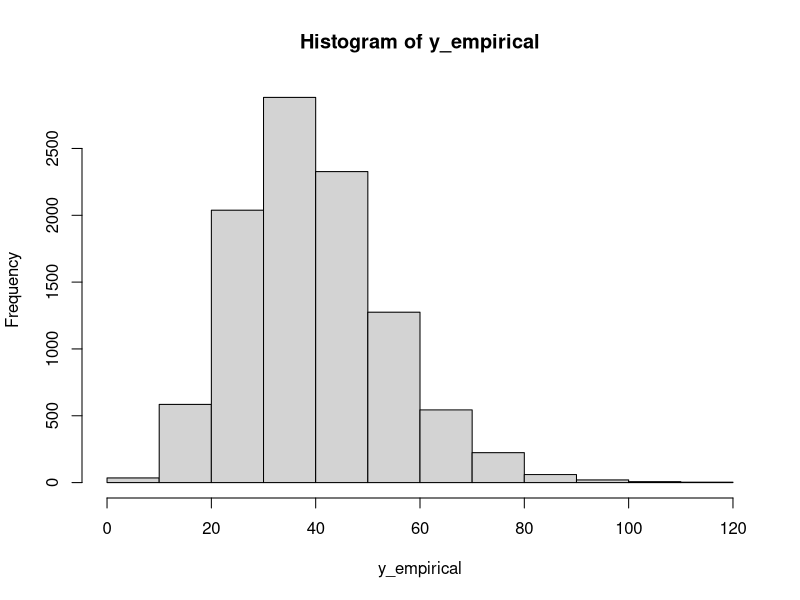
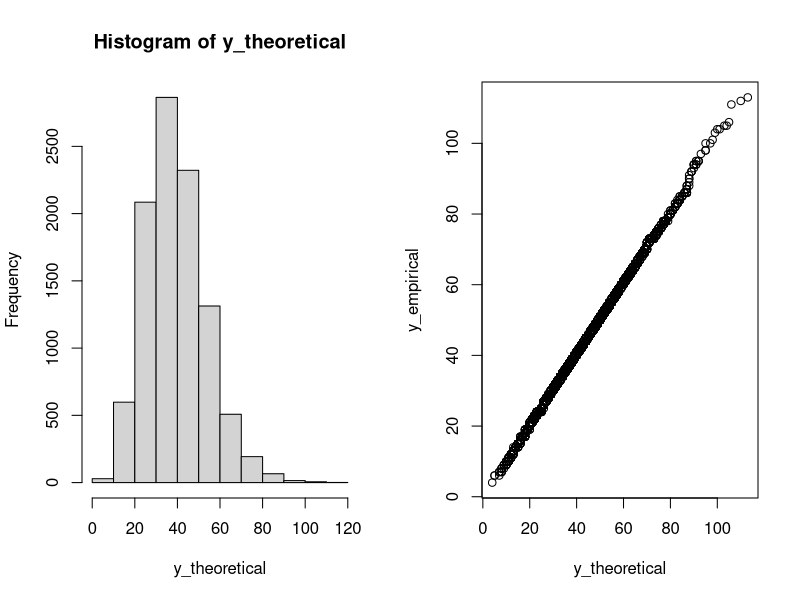
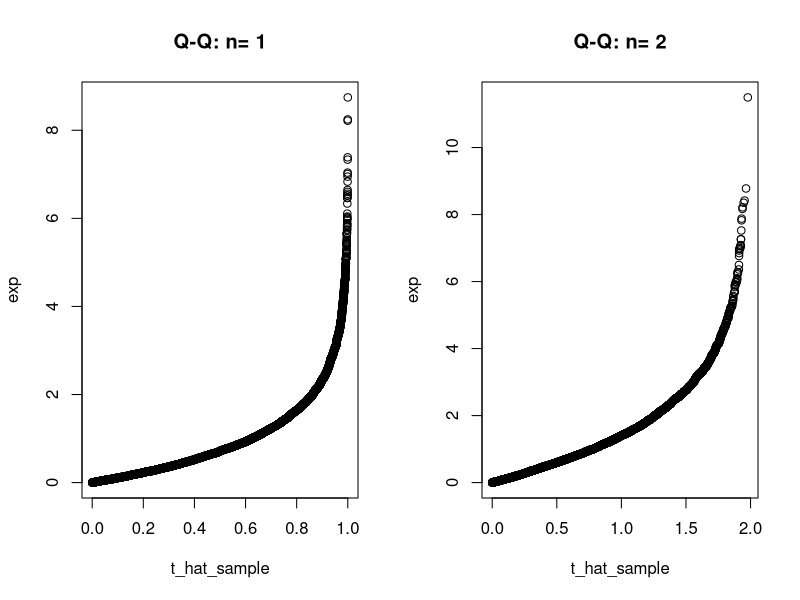
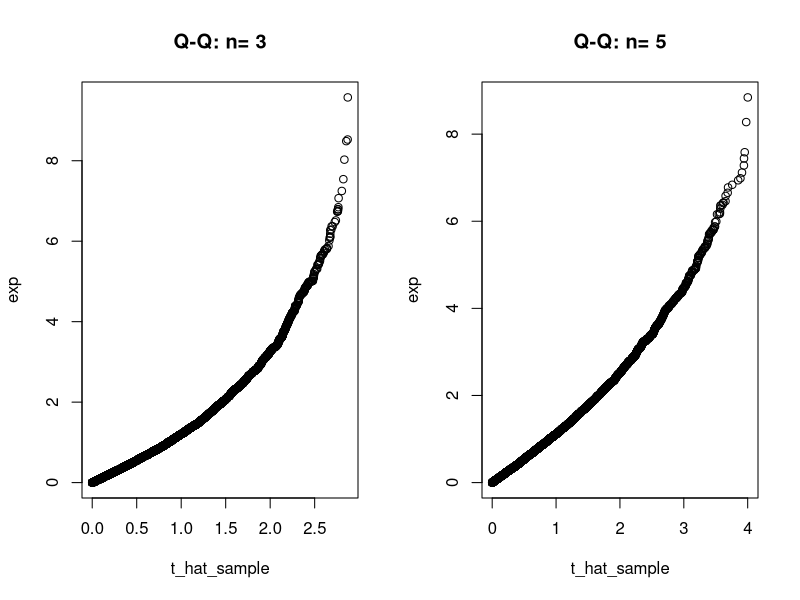
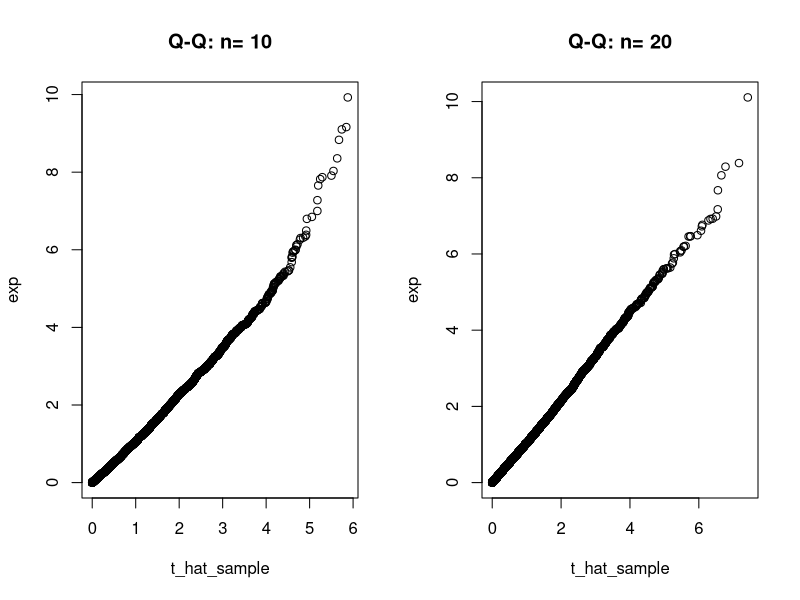
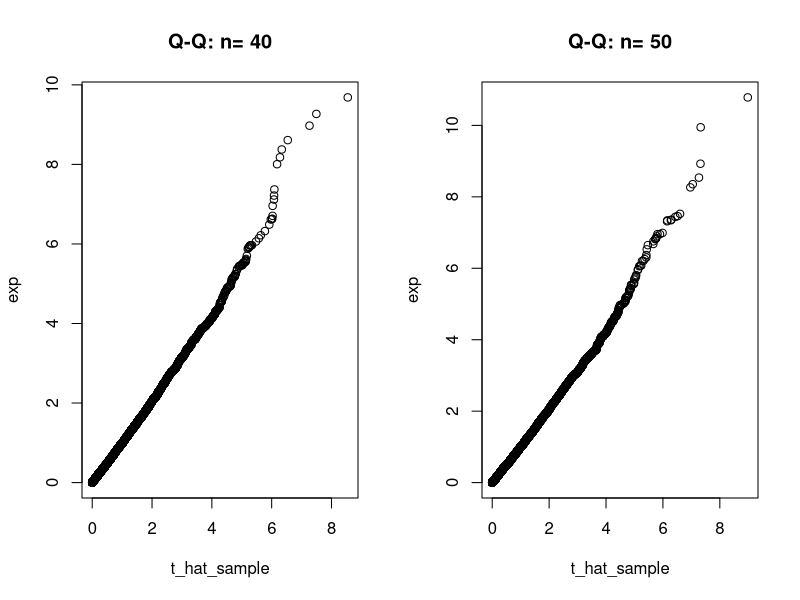
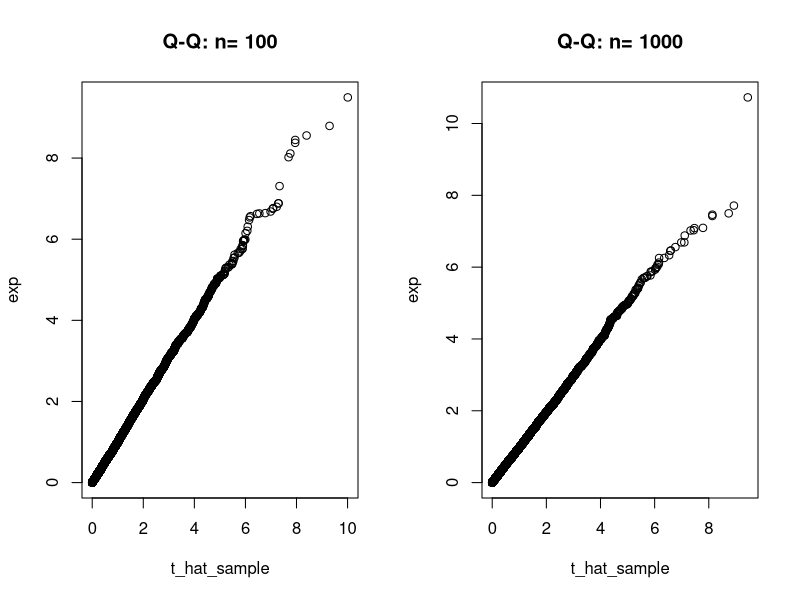

Source code (R) for these figures, in order:
## ---- chunk 1
poisson_gamma <- function(alpha, beta){
  T <- rgamma(n = 1, shape = alpha, scale = beta)
  Y <- rpois(n = 1, lambda = T)
}
## ---- chunk 2
y_empirical <- replicate(10000,poisson_gamma(10,4))
## ---- chunk 3
hist(y_empirical)
## ---- chunk 4
y_theoretical <- replicate(10000,rnbinom(n = 1,size = 10, prob = 1/(1+4))) 
par(mfrow = c(1,2))
hist(y_theoretical)
qqplot(y_theoretical,y_empirical)
## ---- chunk 5
uni_sample_max <- function(n){
  unif <- runif(n)
  sample_max <- max(unif)
}
## ---- chunk 6
theta_hat <- function(n){
  t_hat <- n*(1-uni_sample_max(n))
}
## ---- chunk 7
theta_hat_plot <- function(n){
  t_hat_sample <- replicate(10000, theta_hat(n))
  exp <- rexp(10000)
  qqplot(t_hat_sample, exp, main=paste("Q-Q: n=",n))
}
## ---- chunk 8
ns <- c(1, 2, 3, 5, 10, 20, 40, 50, 100, 1000)
for (n in ns){
  theta_hat_plot(n)
}

## ---- chunk 9

## ---- chunk 10

## ---- chunk 11
